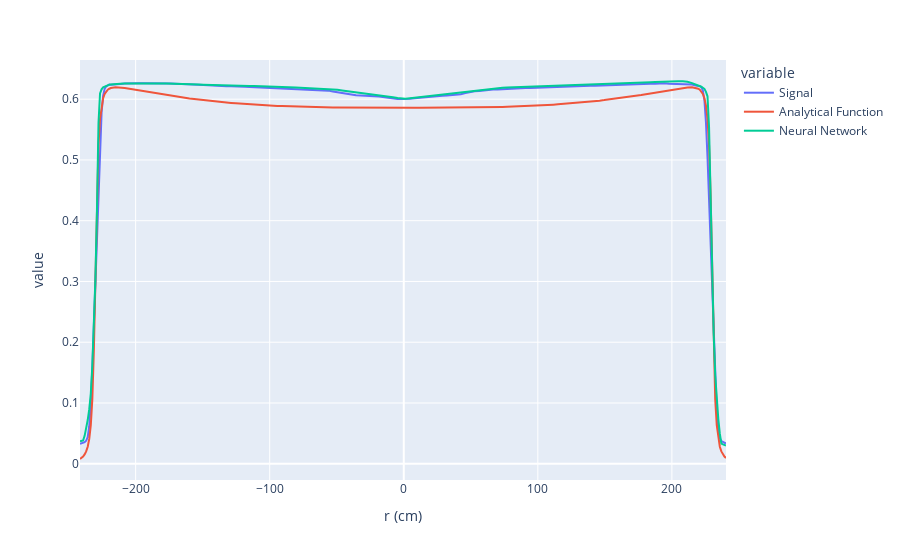

Notebook source saved alongside this figure:
### Code cell
REP = x.copy()
REP['Signal'] = y['señal'].values
REP['Analytical Function'] = x['Analytic function'].values
REP['r (cm)'] = x['r'].values

REP['Neural Network'] = Model22DenseAdamax7.predict(NewX)
REP[(REP['Limit']==400) & (REP['Z']==115) & (REP['In']==1)].set_index('r (cm)').iloc[:,[-3,-2,-1]].plot()

### Figure 1 — Plotly figure (JSON) as saved in the notebook; plotly's stock layout.template omitted (floating-point values rounded to 4 significant figures; data arrays with more than 128 entries replaced by an {"elided": "..."} marker saying what was removed)
{"data": [{"hovertemplate": "variable=Signal<br>r (cm)=%{x}<br>value=%{y}<extra></extra>", "legendgroup": "Signal", "line": {"color": "#636efa", "dash": "solid"}, "mode": "lines", "name": "Signal", "orientation": "v", "showlegend": true, "type": "scatter", "x": {"elided": "168 float values"}, "xaxis": "x", "y": {"elided": "168 float values"}, "yaxis": "y"}, {"hovertemplate": "variable=Analytical Function<br>r (cm)=%{x}<br>value=%{y}<extra></extra>", "legendgroup": "Analytical Function", "line": {"color": "#EF553B", "dash": "solid"}, "mode": "lines", "name": "Analytical Function", "orientation": "v", "showlegend": true, "type": "scatter", "x": {"elided": "168 float values"}, "xaxis": "x", "y": {"elided": "168 float values"}, "yaxis": "y"}, {"hovertemplate": "variable=Neural Network<br>r (cm)=%{x}<br>value=%{y}<extra></extra>", "legendgroup": "Neural Network", "line": {"color": "#00cc96", "dash": "solid"}, "mode": "lines", "name": "Neural Network", "orientation": "v", "showlegend": true, "type": "scatter", "x": {"elided": "168 float values"}, "xaxis": "x", "y": {"elided": "168 float values"}, "yaxis": "y"}], "layout": {"legend": {"title": {"text": "variable"}, "tracegroupgap": 0}, "margin": {"t": 60}, "xaxis": {"anchor": "y", "domain": [0, 1], "title": {"text": "r (cm)"}}, "yaxis": {"anchor": "x", "domain": [0, 1], "title": {"text": "value"}}}}
